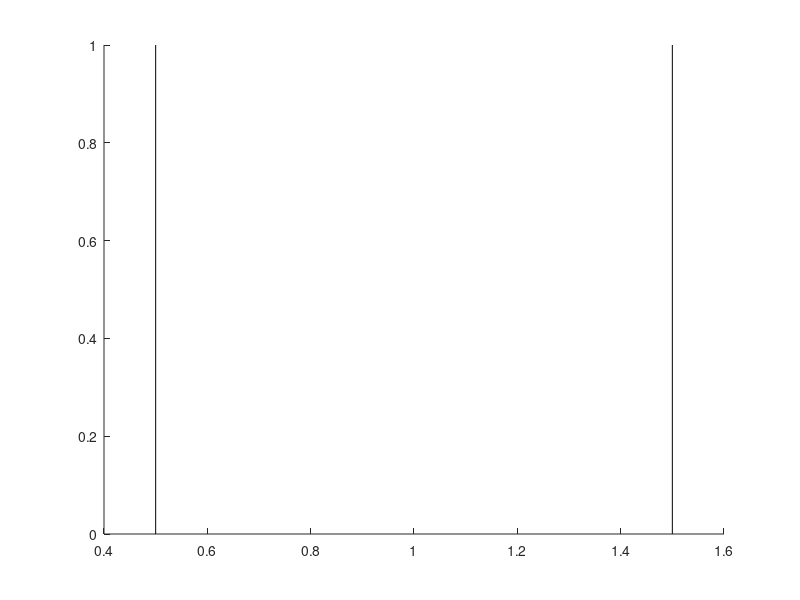

Recreate this plot in MATLAB.
function make_lines(line_pos,color_code,line_width, low_bd, high_bd)
%
% MAKE_LINES([line_pos], [color_code], [line_width], [low_bd], [high_bd]);
%
% Draws vertical lines in a figure.
%
% Input
% =====
%   line_pos        Denotes the position of vertical lines. Format in
%                       double array. Default is [-?:+?] on x-axis.
%   color_code      Denotes color of lines. Default is 'k' (black).
%   line_width      Denotes width of lines. Default is 1.
%   low_bd          Denotes whether draw lines to -? on y-axis. Default is
%                       1 (YES).
%   high_bd         Denotes whether draw lines to +? on y-axis. Default is
%                       1 (YES).
%
% e.g. MAKE_LINES() will draw black vertical lines on every integer number
%       on the figure from bottom to top with line width 1.
%
% by Rhiju Das, T47, Apr 2013
%

%if nargin == 0;  help( mfilename ); return; end;

if ~exist('line_pos','var') || isempty( line_pos )
  xlimits = get(gca,'xlim');
  line_pos = round([xlimits(1):xlimits(2)]);
end;
if ~exist('color_code','var'); color_code = 'k'; end;
if ~exist('line_width','var'); line_width = 0.5; end;
if ~exist('low_bd','var'); low_bd = 1; end;
if ~exist('high_bd','var'); high_bd = 1; end;

ylim = get(gca,'ylim');
if low_bd == 1; y_bd(1) = ylim(1); end;
if low_bd == 0; y_bd(1) = 0; end;
if high_bd == 1; y_bd(2) = ylim(2); end;
if high_bd == 0; y_bd(2) = 0; end;
  
hold on;
for i = 1:length( line_pos );
  hold on;
  plot( 0.5+line_pos(i)*[1 1], [y_bd(1) y_bd(2)],'-','color',color_code,'linewidth',line_width); 
end;
hold off;
